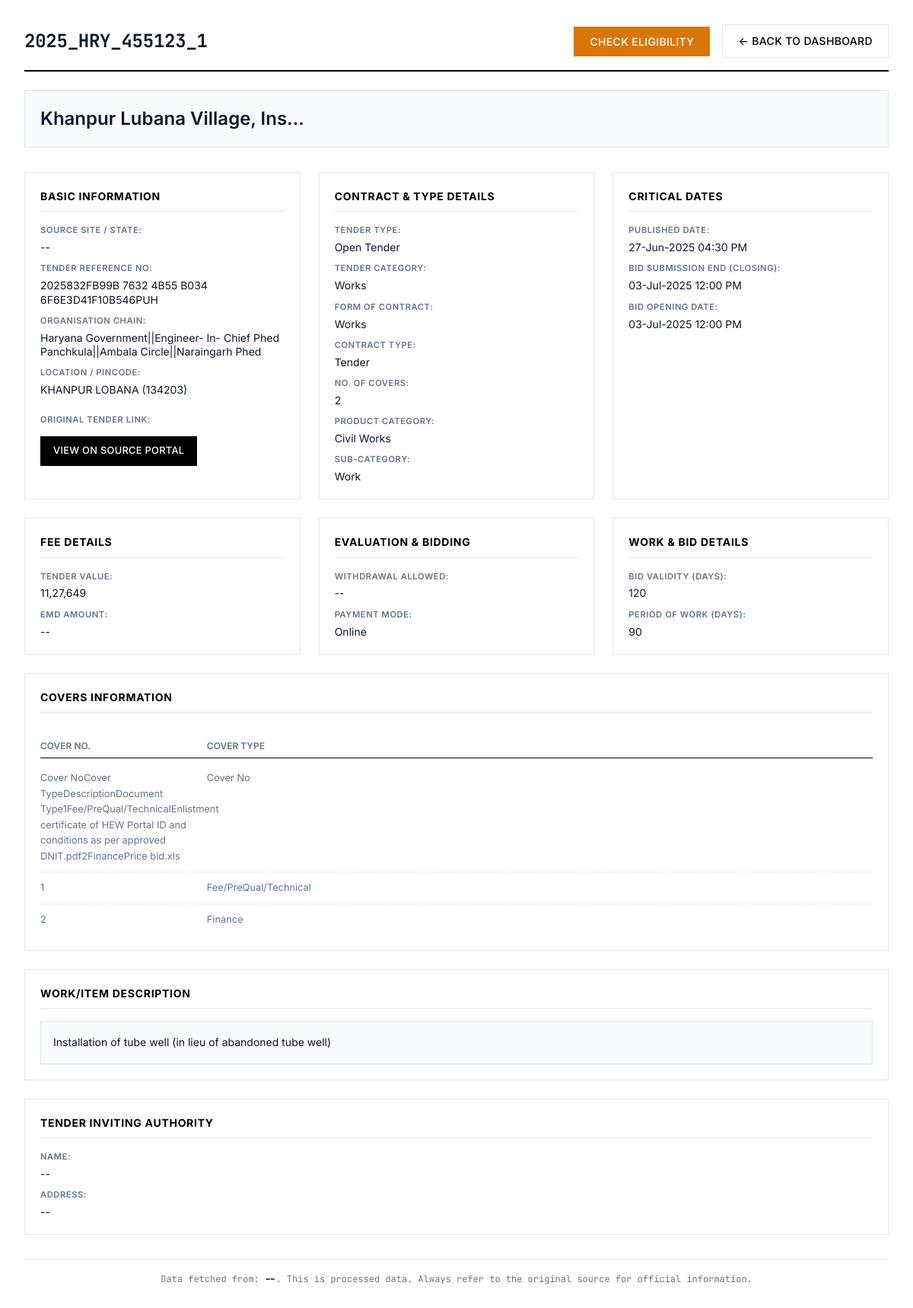
Screenshot of /tender/4 with the database file from the repository.
### database.py (models this page shows, shortened)
class Tender(Base):
    __tablename__ = "tenders"
    id = Column(Integer, primary_key=True, index=True)
    tender_id = Column(String, unique=True, index=True, nullable=False)
    source_site = Column(String, index=True, nullable=False)
    tender_title = Column(Text)
    organisation_chain = Column(Text)
    tender_value_numeric = Column(Float, nullable=True)
    emd_amount_numeric = Column(Float, nullable=True)
    published_date = Column(DateTime, nullable=True)
    closing_date = Column(DateTime, nullable=True)
    opening_date = Column(DateTime, nullable=True)
    location = Column(String, nullable=True)
    pincode = Column(String, nullable=True)
    status = Column(String, default="Live", index=True) # e.g., "Live", "Result Announced", "Cancelled"
    full_details_json = Column(JSON, nullable=True)
    created_at = Column(DateTime(timezone=True), server_default=func.now())
    updated_at = Column(DateTime(timezone=True), onupdate=func.now())
    result = relationship("TenderResult", back_populates="tender", uselist=False, cascade="all, delete-orphan")
    bids = relationship("TenderBid", back_populates="tender", cascade="all, delete-orphan")

### dashboard.py (the view)
@app.get("/tender/{tender_pk_id}", name="view_tender_detail", response_class=HTMLResponse)
async def view_tender_detail(request: Request, tender_pk_id: int, db: Session = Depends(get_db)):
    if not templates: raise HTTPException(503, "Template engine error")
    tender = db.query(Tender).filter(Tender.id == tender_pk_id).first()
    if not tender: raise HTTPException(404, "Tender not found in database.")
    return templates.TemplateResponse("tender_detail.html", {
        "request": request,
        "tender": tender.full_details_json or {},
        "tender_pk_id": tender_pk_id
    })

### templates/tender_detail.html (shortened to what this page needs)
<!DOCTYPE html>
<html lang="en">
<head>
</head>
<body>
    {% macro na(value) -%}
        {{ value if value and value != 'N/A' else '--' }}
    {%- endmacro %}
    <div class="page-wrapper">
        <div class="container">
            <div class="page-header">
                <h1>{{ na(tender.get('detail_tender_id', tender.get('list_page_tender_id'))) }}</h1>
                <div class="header-actions">
                    <button id="checkEligibilityBtn" class="btn btn-info"
                            data-tender-pk-id="{{ tender_pk_id }}"
                            data-tender-url="{{ tender.get('detail_page_link', '') }}">
                        Check Eligibility
                    </button>
                    <a href="{{ url_for('homepage') }}" class="btn btn-secondary">← Back to Dashboard</a>
                </div>
            </div>
            <div class="tender-main-title">
                {{ na(tender.get('work_title', tender.get('primary_title'))) | neat_format }}
            </div>
            <div class="details-grid">
                <div class="detail-section">
                    <h3>Basic Information</h3>
                    <div class="detail-field"><strong>Source Site / State:</strong> <span class="value-text">{{ na(tender.get('source_site_key')) }}</span></div>
                    <div class="detail-field"><strong>Tender Reference No:</strong> <span class="value-text">{{ na(tender.get('tender_reference_number')) }}</span></div>
                    <div class="detail-field"><strong>Organisation Chain:</strong> <span class="value-text">{{ na(tender.get('organisation_chain', tender.get('list_page_org_chain'))) | neat_format }}</span></div>
                    <div class="detail-field"><strong>Location / Pincode:</strong> <span class="value-text">{{ na(tender.get('location')) }}{% if tender.get('pincode') and tender.get('pincode') != 'N/A' %} ({{ tender.pincode }}){% endif %}</span></div>
                    {% if tender.get('detail_page_link') and tender.get('detail_page_link') != 'N/A' %}
                    <div class="detail-field" style="margin-top: 12px;">
                        <strong>Original Tender Link:</strong>
                        <a href="{{ tender.detail_page_link }}" target="_blank" rel="noopener noreferrer" class="btn btn-link-style">
                            View on Source Portal
                        </a>
                    </div>
                    {% endif %}
                </div>
                <div class="detail-section">
                    <h3>Contract & Type Details</h3>
                    <div class="detail-field"><strong>Tender Type:</strong> <span class="value-text">{{ na(tender.get('tender_type')) }}</span></div>
                    <div class="detail-field"><strong>Tender Category:</strong> <span class="value-text">{{ na(tender.get('tender_category')) }}</span></div>
                    <div class="detail-field"><strong>Form of Contract:</strong> <span class="value-text">{{ na(tender.get('form_of_contract')) }}</span></div>
                    <div class="detail-field"><strong>Contract Type:</strong> <span class="value-text">{{ na(tender.get('contract_type')) }}</span></div>
                    <div class="detail-field"><strong>No. of Covers:</strong> <span class="value-text">{{ na(tender.get('no_of_covers')) }}</span></div>
                    <div class="detail-field"><strong>Product Category:</strong> <span class="value-text">{{ na(tender.get('product_category')) | neat_format }}</span></div>
                    <div class="detail-field"><strong>Sub-Category:</strong> <span class="value-text">{{ na(tender.get('sub_category')) | neat_format }}</span></div>
                </div>
                <div class="detail-section">
                    <h3>Critical Dates</h3>
                    <div class="detail-field"><strong>Published Date:</strong> <span class="value-text">{{ na(tender.get('published_date')) }}</span></div>
                    <div class="detail-field"><strong>Bid Submission End (Closing):</strong> <span class="value-text">{{ na(tender.get('bid_submission_end_date')) }}</span></div>
                    <div class="detail-field"><strong>Bid Opening Date:</strong> <span class="value-text">{{ na(tender.get('detail_bid_opening_date')) }}</span></div>
                </div>
                <div class="detail-section">
                    <h3>Fee Details</h3>
                    <div class="detail-field"><strong>Tender Value:</strong> <span class="value-text">{{ na(tender.get('tender_value')) }}</span></div>
                    <div class="detail-field"><strong>EMD Amount:</strong> <span class="value-text">{{ na(tender.get('emd_amount')) }}</span></div>
                </div>
                <div class="detail-section">
                    <h3>Evaluation & Bidding</h3>
                    <div class="detail-field"><strong>Withdrawal Allowed:</strong> <span class="value-text">{{ na(tender.get('withdrawal_allowed')) }}</span></div>
                    <div class="detail-field"><strong>Payment Mode:</strong> <span class="value-text">{{ na(tender.get('payment_mode')) }}</span></div>
                </div>
                <div class="detail-section">
                    <h3>Work & Bid Details</h3>
                    <div class="detail-field"><strong>Bid Validity (Days):</strong> <span class="value-text">{{ na(tender.get('bid_validity_days')) }}</span></div>
                    <div class="detail-field"><strong>Period of Work (Days):</strong> <span class="value-text">{{ na(tender.get('period_of_work_days')) }}</span></div>
                </div>
                {% if tender.get('covers_info') %}
                <div class="detail-section full-width-section">
                    <h3>Covers Information</h3>
                    <ul class="structured-list">
                        <li style="display: flex; font-weight: 600; border-bottom: 1px solid var(--color-primary); padding-bottom: 6px; margin-bottom: 6px;">
                            <span style="flex-basis: 20%; min-width: 80px; font-size: 0.75rem; color: var(--color-text-muted); text-transform: uppercase;">Cover No.</span>
                            <span style="flex-basis: 80%; min-width: 180px; font-size: 0.75rem; color: var(--color-text-muted); text-transform: uppercase;">Cover Type</span>
                        </li>
                        {% for cover in tender.covers_info %}
                             <li style="display: flex; align-items: baseline;">
                                <span class="item-value" style="flex-basis: 20%; min-width: 80px;">{{ na(cover.get('cover_no')) }}</span>
                                <span class="item-value" style="flex-basis: 80%; min-width: 180px;">{{ na(cover.get('cover_type')) }}</span>
                            </li>
                        {% else %}
                            <li><span>--</span></li>
                        {% endfor %}
                    </ul>
                </div>
                {% endif %}
                <div class="detail-section full-width-section">
                    <h3>Work/Item Description</h3>
                    <div class="description-text">
                        <pre>{{ na(tender.get('work_description', tender.get('list_page_title'))) }}</pre>
                    </div>
                </div>
                <div class="detail-section full-width-section">
                    <h3>Tender Inviting Authority</h3>
                    <div class="detail-field"><strong>Name:</strong> <span class="value-text">{{ na(tender.get('tender_inviting_authority_name')) | neat_format }}</span></div>
                    <div class="detail-field"><strong>Address:</strong> <span class="value-text">{{ na(tender.get('tender_inviting_authority_address')) | neat_format }}</span></div>
                </div>
            </div>
            <div class="source-note">
                Data fetched from: <span class="source-site-highlight">{{ na(tender.get('source_site_key')) }}</span>.
                This is processed data. Always refer to the original source for official information.
            </div>
        </div>
    </div>
</body>
</html>

### templates/tender_detail.html (style rules this page uses)
* { box-sizing: border-box; margin: 0; padding: 0; }
html { font-size: 16px; scroll-behavior: smooth; }
:root { --color-primary: #000000; --color-secondary: #1a1a1a; --color-accent: #2563eb; --color-surface: #ffffff; --color-surface-alt: #f8fafc; --color-border: #e2e8f0; --color-text: #0f172a; --color-text-muted: #64748b; --shadow-md: 0 4px 6px -1px rgb(0 0 0 / 0.1), 0 2px 4px -2px rgb(0 0 0 / 0.1); }
body { font-family: 'Inter', -apple-system, BlinkMacSystemFont, sans-serif; background: var(--color-surface-alt); color: var(--color-text); line-height: 1.6; font-weight: 400; min-height: 100vh; -webkit-font-smoothing: antialiased; -moz-osx-font-smoothing: grayscale; }
.page-wrapper { background: var(--color-surface); padding: 32px; min-height: calc(100vh - 64px); }
.container { max-width: none; width: 100%; margin: 0 auto; }
.page-header { display: flex; justify-content: space-between; align-items: center; margin-bottom: 24px; padding-bottom: 16px; border-bottom: 2px solid var(--color-primary); flex-wrap: wrap; gap: 16px; }
.page-header h1 { font-size: 1.5rem; font-weight: 700; letter-spacing: -0.01em; color: var(--color-text); text-transform: none; overflow-wrap: break-word; word-break: break-all; font-family: 'JetBrains Mono', monospace; }
.header-actions { display: flex; gap: 16px; align-items: center; }
.btn { display: inline-flex; align-items: center; justify-content: center; padding: 10px 20px; border: 1px solid transparent; font-family: inherit; font-size: 0.875rem; font-weight: 500; text-decoration: none; color: var(--color-surface); background: var(--color-primary); border-radius: 0; cursor: pointer; transition: all 0.2s ease; text-transform: uppercase; letter-spacing: 0.025em; }
.btn-secondary { background: transparent; color: var(--color-primary); border-color: var(--color-border); }
.btn-info { background-color: #d97706; border-color: #d97706; }
.tender-main-title { font-size: 1.5rem; font-weight: 600; color: var(--color-text); margin-bottom: 32px; padding: 20px; background-color: var(--color-surface-alt); border: 1px solid var(--color-border); line-height: 1.4; text-align: left; }
.details-grid { display: grid; grid-template-columns: repeat(3, 1fr); gap: 24px; margin-bottom: 32px; }
.detail-section { background-color: var(--color-surface); border: 1px solid var(--color-border); padding: 20px; display: flex; flex-direction: column; }
.detail-section h3 { font-size: 0.875rem; font-weight: 700; color: var(--color-primary); margin-top: 0; margin-bottom: 16px; padding-bottom: 8px; border-bottom: 1px solid var(--color-border); text-transform: uppercase; letter-spacing: 0.05em; }
.detail-field { margin-bottom: 10px; display: flex; flex-direction: column; gap: 2px; }
.detail-field:last-child { margin-bottom: 0; }
.detail-field strong { font-size: 0.7rem; font-weight: 600; color: var(--color-text-muted); text-transform: uppercase; letter-spacing: 0.05em; margin-bottom: 2px; }
.detail-field span, .detail-field .value-text, .detail-field a.value-link { font-size: 0.875rem; color: var(--color-text); word-wrap: break-word; line-height: 1.3; }
.btn-link-style { margin-top: 8px; padding: 8px 16px; font-size: 0.8rem; width: fit-content; }
.structured-list { list-style: none; padding: 0; margin-top: 8px; }
.structured-list li { font-size: 0.875rem; padding: 10px 0; border-bottom: 1px dashed var(--color-border); }
.structured-list li:last-child { border-bottom: none; }
.structured-list .item-value { color: var(--color-text-muted); font-size: 0.8rem; }
.full-width-section { grid-column: 1 / -1; }
.description-text pre { background: var(--color-surface-alt); padding: 16px; border: 1px solid var(--color-border); font-size: 0.875rem; white-space: pre-wrap; word-wrap: break-word; line-height: 1.6; color: var(--color-text); font-family: inherit; max-height: 300px; overflow-y: auto; }
.source-note { font-size: 0.75rem; color: var(--color-text-muted); margin-top: 32px; padding-top: 16px; border-top: 1px solid var(--color-border); display: block; text-align: center; font-family: 'JetBrains Mono', monospace; }
.source-site-highlight { font-weight: 700; color: var(--color-primary); }

### rows the page displays
Tender: tender "2025_HRY_455123_1 KHANPUR LOBANA", tender_title "Khanpur Lubana Village, Ins...", organisation_chain "Haryana Government||Engineer- In- Chief Phed Panchkula||Ambala Circle||Naraingarh Phed"

### other values shown
{{ tender.pincode }} "134203"
{{ na(tender.get('product_category')) | neat_format }} "Civil Works"
{{ na(tender.get('sub_category')) | neat_format }} "Work"
{{ value if value and value != 'N/A' else '--' }} "Cover NoCover TypeDescriptionDocument Type1Fee/PreQual/TechnicalEnlistment certificate of HEW Portal ID and conditions as per approved DNIT.pdf2FinancePrice bid.xls Cover No" "1 Fee/PreQual/Technical" "2 Finance"
{{ na(tender.get('tender_inviting_authority_name')) | neat_format }} "--"
{{ na(tender.get('tender_inviting_authority_address')) | neat_format }} "--"
